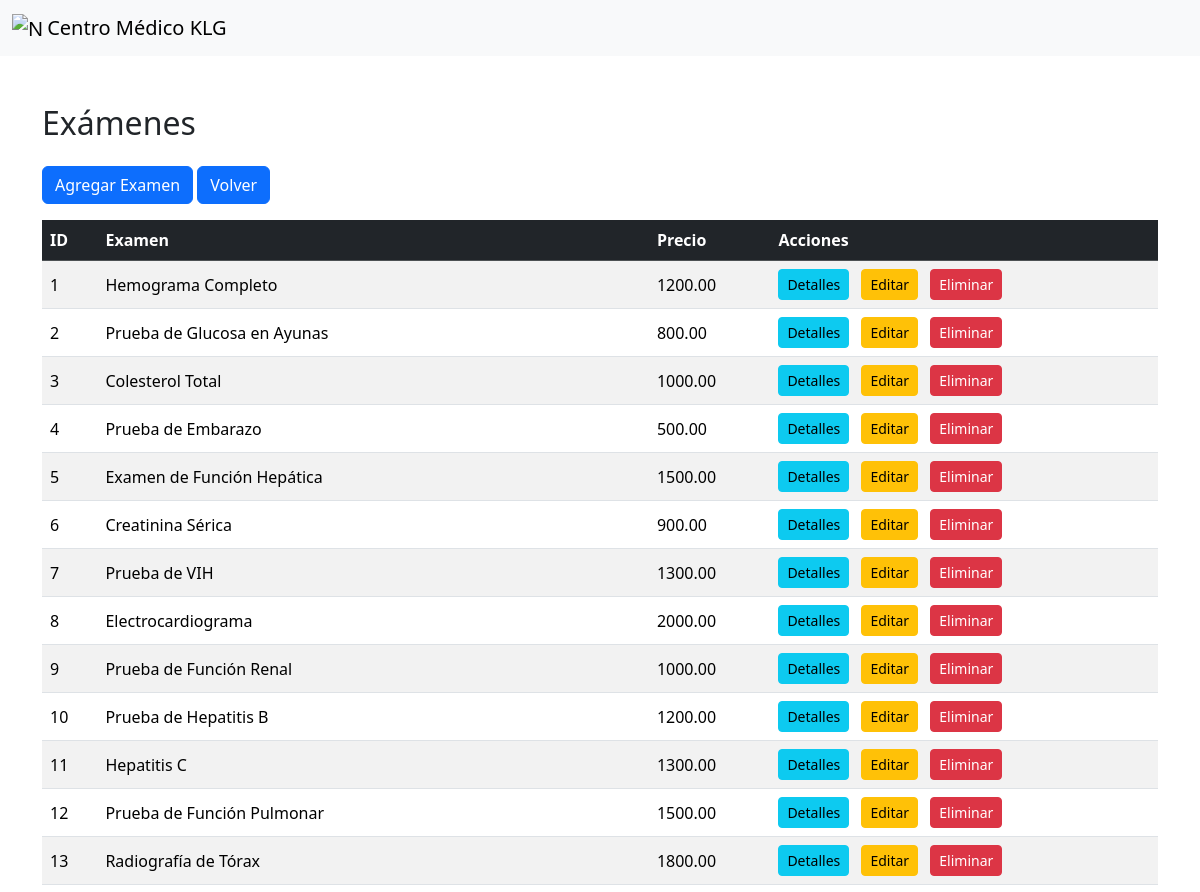
Page /examenes/ (upper part) on the earlier database version.
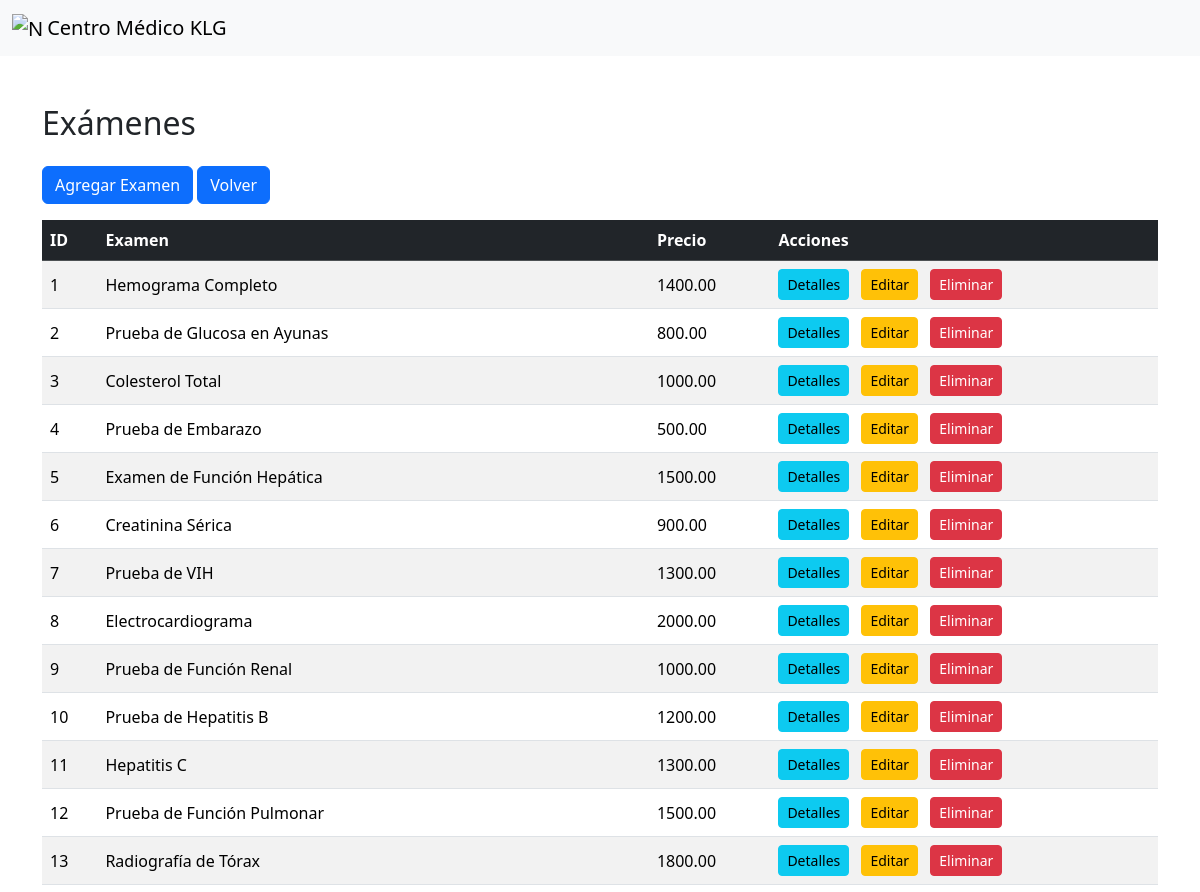
Same page on the later database version.
### App/models.py (models this page shows, shortened)
class Examenes(models.Model):
    id_examen = models.AutoField(primary_key=True)
    nombre_examen = models.CharField(max_length=255, blank=True, null=True)
    precio_examen = models.DecimalField(max_digits=10, decimal_places=2, blank=True, null=True)

### App/views.py (the view)
# urls.py: path('examenes/', views.examenes_list, name='examenes_list'),
def examenes_list(request):
    examenes = Examenes.objects.all()
    return render(request, 'App/examenes_list.html', {'examenes_list': examenes})

### App/templates/App/examenes_list.html (shortened to what this page needs)
{% extends "layout/base.html" %}
{% block content %}
<div class="container mt-5">
  <h2 class="mb-4">Exámenes</h2>
  <a href="{% url 'examen_new' %}" class="btn btn-primary mb-3">Agregar Examen</a>
  <a href="{% url 'admin_menu' %}" class="btn btn-primary mb-3">Volver</a>
  <div class="table-responsive">
    <table class="table table-striped align-middle">
      <thead class="table-dark">
        <tr>
          <th scope="col">ID</th>
          <th scope="col">Examen</th>
          <th scope="col">Precio</th>
          <th scope="col">Acciones</th>
        </tr>
      </thead>
      <tbody>
        {% for examen in examenes_list %}
        <tr>
          <td>{{ examen.id_examen }}</td>
          <td>{{ examen.nombre_examen }}</td>
          <td>{{ examen.precio_examen }}</td>
          <td>
            <a href="{% url 'examen_detail' examen.pk %}" class="btn btn-info btn-sm me-2">Detalles</a>
            <a href="{% url 'examenes_edit' examen.pk %}" class="btn btn-warning btn-sm me-2">Editar</a>
            <form action="{% url 'examenes_delete' examen.pk %}" method="post" class="d-inline">
              <button type="submit" class="btn btn-danger btn-sm">Eliminar</button>
            </form>
          </td>
        </tr>
        {% endfor %}
      </tbody>
    </table>
  </div>
</div>
{% endblock %}

Differences in the rows shown:
changed Examenes "Hemograma Completo": precio_examen "1200.00" → "1400.00"
